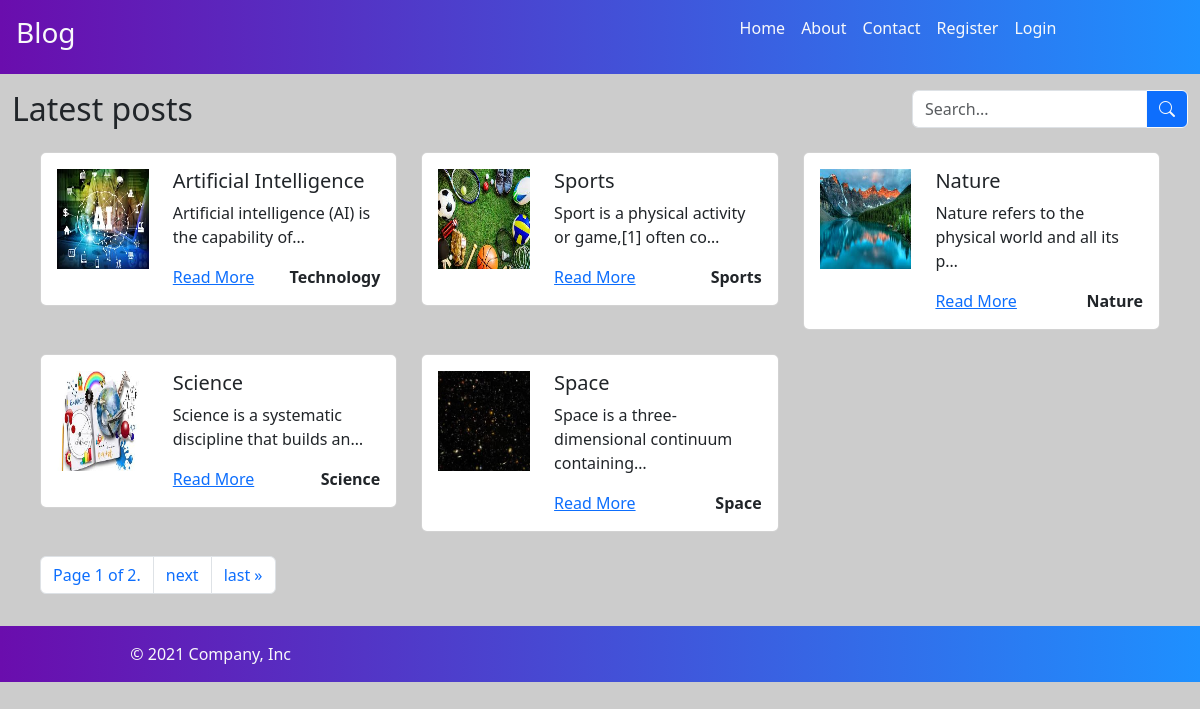
The page / on the database its author committed.
### blog/models.py (models this page shows, shortened)
class Post(models.Model):
    title = models.CharField(max_length=100)
    content = models.TextField()
    img_url = models.ImageField(null=True, upload_to="posts/images")
    created_at = models.DateTimeField(auto_now_add=True)
    slug = models.SlugField(unique=True, null=True, blank=True)
    category = models.ForeignKey(Category, on_delete=models.CASCADE)
    user = models.ForeignKey(User, on_delete=models.CASCADE, null=True)
    is_published = models.BooleanField(default=False)
    @property
    def formatted_img_url(self):
        url = self.img_url if self.img_url.__str__().startswith(('http://','https://')) else self.img_url.url
        return url

class Category(models.Model):
    name = models.CharField(max_length=100)

### blog/views.py (the view)
# urls.py: path("", views.index, name="index"),
def index(request):
    blog_title = "Latest posts"
    all_posts = Post.objects.filter(is_published=True)
    paginator = Paginator(all_posts, 5)
    page_number = request.GET.get('page')
    page_obj = paginator.get_page(page_number)
    return render(request, 'blog/index.html', {'blog_title': blog_title, 'page_obj': page_obj})

### blog/templates/blog/index.html (shortened to what this page needs)
{% extends 'blog/base.html' %}
{% block content %}
    <div class="container-fluid ">
        <div class="row my-2">
            <div class="col">
                <h2 >{{blog_title}}</h2>
            </div>
            <div class="col-3">
                <div class="input-group">
                    <input type="text" class="form-control" placeholder="Search..." aria-label="Search">
                    <button class="btn btn-outline-light btn-primary " type="button" id="button-search">
                      <i class="bi bi-search"></i>
                    </button>
                  </div>
            </div>
        </div>
        <div class="row m-3">
        {% if page_obj %}
            {% for post in page_obj %}
            <div class="col-4 mb-4">
                <div class="card">
                    <div class="card-body">
                        <div class="row">
                            <div class="col-md-4">
                                <img style="height:100px; width:100px;" src="{{ post.formatted_img_url }}" class="img-fluid" alt="...">
                            </div>
                            <div class="col-md-8">
                                <h5 class="card-title">{{post.title}}</h5>
                                <p class="card-text">{{post.content|truncatechars:50}}</p>
                                <div class="d-flex justify-content-between">
                                     <a href="{% url 'blog:detail' slug=post.slug%}">Read More</a>
                                    <a class="text-decoration-none text-dark fw-bold" href="#">{{post.category.name}}</a>
                                </div>
                            </div>
                        </div>
                    </div>
                </div>
            </div>
            {% endfor %}
            <div class="col-md-8">
                {% if page_obj.has_other_pages %}
                <nav aria-label="Page navigation">
                    <ul class="pagination">
                        <li class="page-item"><span class="page-link">Page {{page_obj.number}} of {{page_obj.paginator.num_pages}}.</span></li>
                        {%if page_obj.has_next%}
                        <li class="page-item">
                            <a class="page-link" href="?page={{page_obj.next_page_number}}" aria-label="Next">
                                <span aria-hidden="true">next</span>
                            </a>
                        </li>
                        <li class="page-item">
                            <a class="page-link" href="?page={{page_obj.paginator.num_pages}}" aria-label="Last">
                                <span aria-hidden="true">last &raquo;</span>
                            </a>
                        </li>
                        {%endif%}
                    </ul>
                </nav>
                {%endif%}
            </div>
        {% else %}
        <p>no posts available<p>
        {% endif %}
        </div>
    </div>
{% endblock %}

### blog/templates/blog/base.html (shortened to what this page needs)
{% load static %}
<!DOCTYPE html>
<html lang="en">
<head>
    <link href="https://cdn.jsdelivr.net/npm/bootstrap@5.3.3/dist/css/bootstrap.min.css" rel="stylesheet">
    <link rel="stylesheet" href="{% static 'blog/style.css' %}">
    <link rel="stylesheet" href="https://cdn.jsdelivr.net/npm/bootstrap-icons@1.3.0/font/bootstrap-icons.css">
</head>
<body >
     {% include 'blog/includes/header.html' %}
    {% block content %}
    {% endblock %}
     {% include 'blog/includes/footer.html' %}
</body>
</html>

### blog/templates/blog/includes/header.html
    <header class="p-3 text-white" style="background: linear-gradient(90deg, #6a0dad, #1e90ff);">
        <div class="row">
            <div class="col">
                <a class="text-light text-decoration-none" href="/"><h3>Blog</h3></a>
            </div>
            <div class="col">
                <div class="d-flex justify-content-center gap-3">
                    <a class="text-light text-decoration-none" href="/">Home</a>
                    <a class="text-light text-decoration-none" href="/about">About</a>
                    <a class="text-light text-decoration-none" href="/contact">Contact</a>
                    {% if user.is_authenticated %}
                    <a class="text-light text-decoration-none" href="{% url 'blog:dashboard' %}">Dashboard</a>
                    <a class="text-light text-decoration-none" href="{% url 'blog:logout' %}">Logout</a>
                    {% else %}
                    <a class="text-light text-decoration-none" href="{% url 'blog:register' %}">Register</a>
                    <a class="text-light text-decoration-none" href="{% url 'blog:login' %}">Login</a>
                    {% endif %}
                </div>
            </div>
        </div>
    </header>

### blog/templates/blog/includes/footer.html
<footer class="p-3 text-white" style="background: linear-gradient(90deg, #6a0dad, #1e90ff);">
        <div class="col-4 d-flex justify-content-center align-items-center">
          <span class="text-light">© 2021 Company, Inc</span>
        </div>
    </footer>

### blog/static/blog/style.css (style rules this page uses)
body { background-color: #cccccc; }

### rows shown on the page
Post: formatted_img_url (picture), title "Artificial Intelligence", content "Artificial intelligence (AI) is the capability of…", category.name "Technology"
Post: formatted_img_url (picture), title "Sports", content "Sport is a physical activity or game,[1] often co…", category.name "Sports"
Post: formatted_img_url (picture), title "Nature", content "Nature refers to the physical world and all its p…", category.name "Nature"
Post: formatted_img_url (picture), title "Science", content "Science is a systematic discipline that builds an…", category.name "Science"
Post: formatted_img_url (picture), title "Space", content "Space is a three-dimensional continuum containing…", category.name "Space"

### other values the page prints
{{ blog_title }} "Latest posts"
{{ page_obj.number }} "1"
{{ page_obj.paginator.num_pages }} "2"
